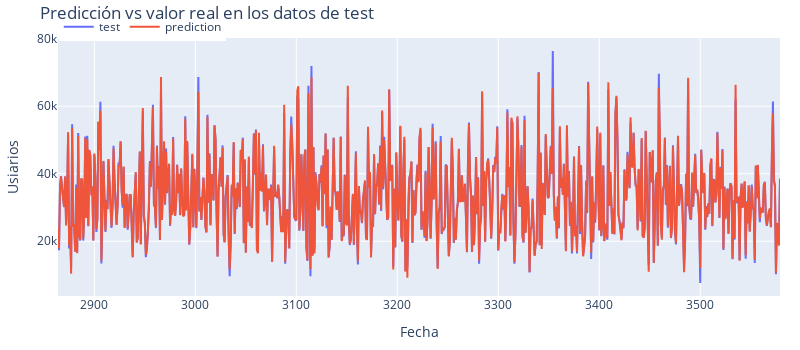

Here is the notebook cell this chart was saved with:
### Code cell
# Gráfico predicciones vs valor real
# ======================================================================================
fig = go.Figure()
trace1 = go.Scatter(x=y_test_soles.index, y=y_test_soles, name="test", mode="lines")
trace2 = go.Scatter(x=predicciones.index, y=predicciones['pred'], name="prediction", mode="lines")
fig.add_trace(trace1)
fig.add_trace(trace2)
fig.update_layout(
    title="Predicción vs valor real en los datos de test",
    xaxis_title="Fecha",
    yaxis_title="Withdrawn",
    width=800,
    height=350,
    margin=dict(l=20, r=20, t=35, b=20),
    legend=dict(
        orientation="h",
        yanchor="top",
        y=1.1,
        xanchor="left",
        x=0.001
    )
)
fig.show()

### Figure 1 — Plotly figure (JSON) as saved in the notebook; plotly's stock layout.template omitted (floating-point values rounded to 4 significant figures; data arrays with more than 128 entries replaced by an {"elided": "..."} marker saying what was removed)
{"data": [{"mode": "lines", "name": "test", "type": "scatter", "x": {"elided": "716 int values"}, "y": {"elided": "716 int values"}}, {"mode": "lines", "name": "prediction", "type": "scatter", "x": {"elided": "716 int values"}, "y": {"elided": "716 float values"}}], "layout": {"height": 350, "legend": {"orientation": "h", "x": 0.001, "xanchor": "left", "y": 1.1, "yanchor": "top"}, "margin": {"b": 20, "l": 20, "r": 20, "t": 35}, "title": {"text": "Predicción vs valor real en los datos de test"}, "width": 800, "xaxis": {"title": {"text": "Fecha"}}, "yaxis": {"title": {"text": "Usiarios"}}}}
